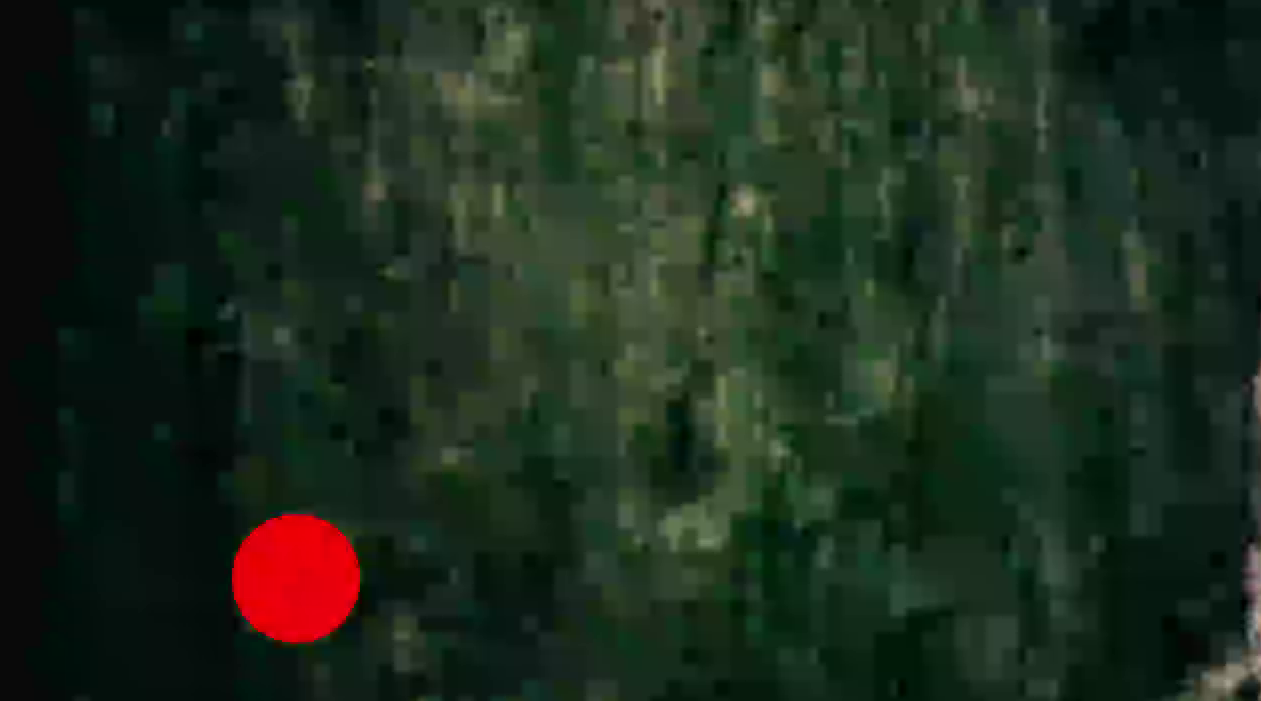
#> input picture final_2025/imgtrue.png, 1261 x 701 px
$ python pom.py
#> lines starting #> are read from the running program, lines starting #| are printed output that depends on the picture; after the words box and inside, x2 and y2 are one past the last pixel; in counts of white or black regions, pixels touching at a corner belong together
import cv2
import numpy as np


def detectCar(img):
    image = cv2.cvtColor(img, cv2.COLOR_BGR2RGB)
#> img is the input picture: shape (701, 1261, 3); mean B, G, R 29.2, 43.1, 28.7
    resolution = (1280, 720)
    upper_mask = np.array([241, 0, 21], dtype="uint8")
    lower_mask = np.array([214, 0, 0], dtype="uint8")
    mask = cv2.inRange(image, lower_mask, upper_mask)
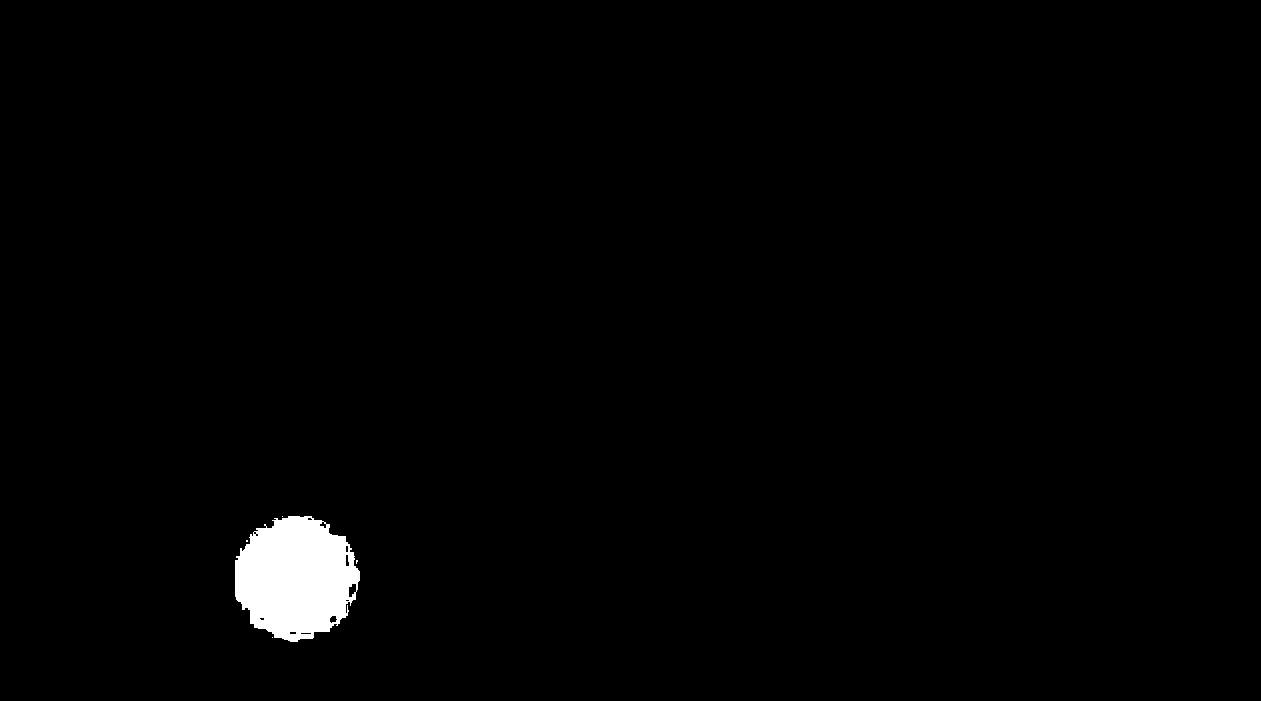
#> mask: shape (701, 1261); 1.3% white; 5 white regions (4 under 20 px), largest, box (x1, y1, x2, y2) and area: (235, 516, 360, 642) 11691

    blurred_image = cv2.GaussianBlur(mask, (15, 15), 0)
    mom = cv2.moments(blurred_image, 1)
#> mom = moments, m00 15123, centre m10/m00, m01/m00 = (295.8, 577.6)
    area = mom['m00']
#> area = 15123
    #   print(x, y)
    cv2.imshow('image', image)
    cv2.waitKey()
    x_moment = mom['m10']
#> x_moment = 4473310
    y_moment = mom['m01']
#> y_moment = 8734604
    x = int(x_moment / area)
#> x = 295
    y = int(y_moment / area)
#> y = 577
    print(area, x, y)
#| 15123.0 295 577
    cv2.circle(image, (x, y), 10, (255, 255, 0), -1)
#> image: shape (701, 1261, 3); mean R, G, B 28.7, 43.2, 29.2
    if area < 5000:
        return None
    return x - (resolution[0] / 2), (resolution[1] / 2) - y


print(detectCar(cv2.imread("imgtrue.png"))) #281 541
